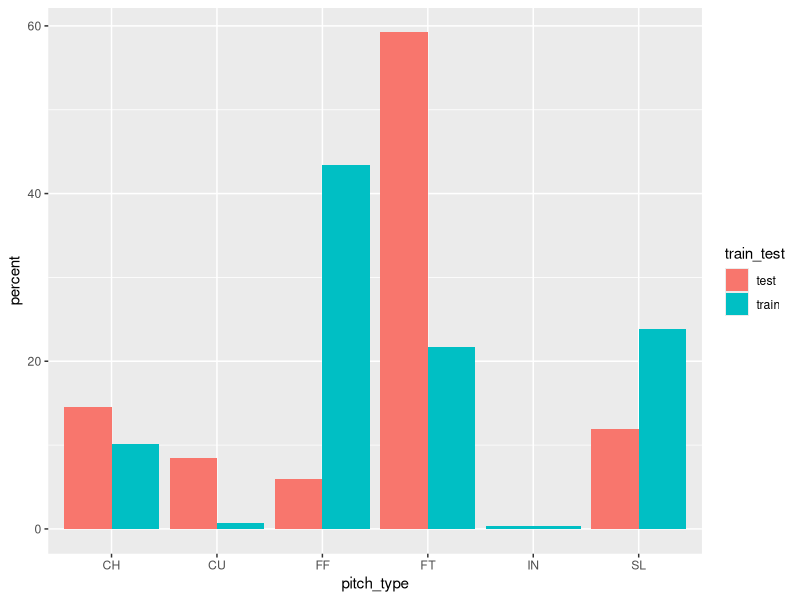
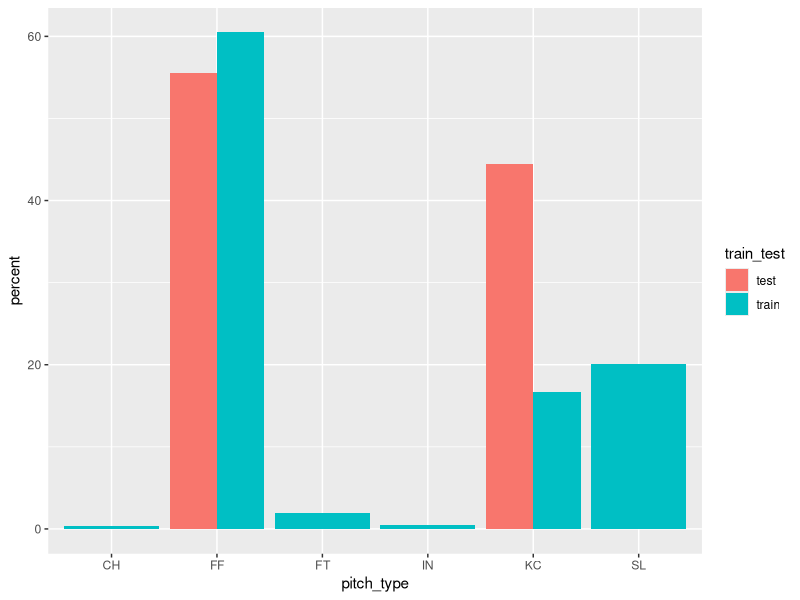
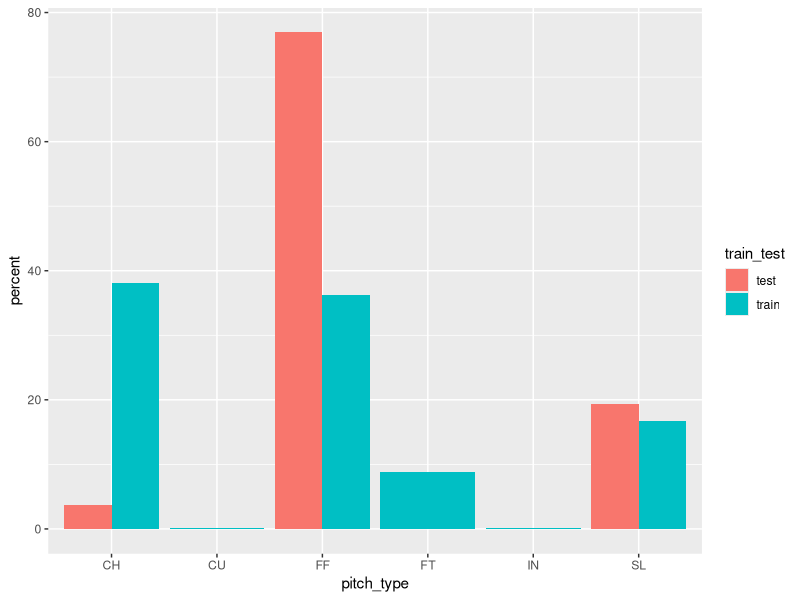
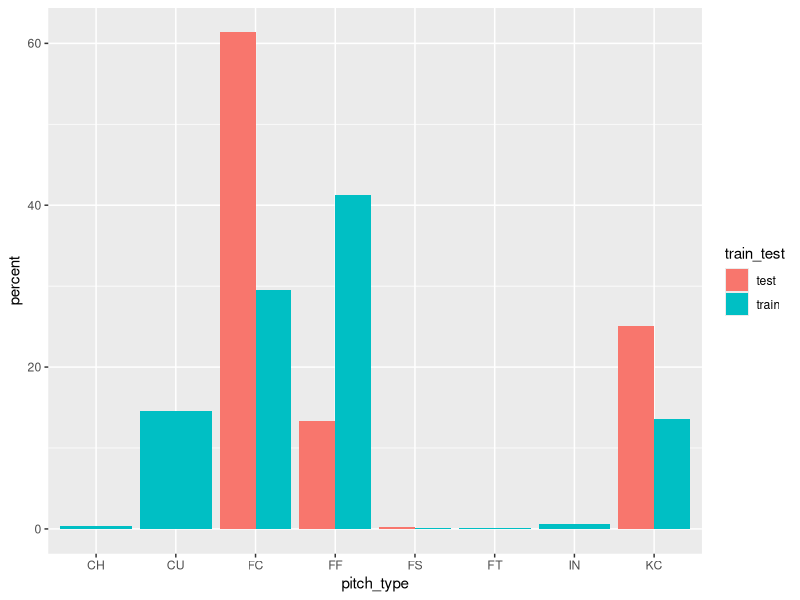

Reproduce these figures in R, in order.
library('ggplot2')

#df <- read.csv('pitch_freq.csv')
#
#ggplot(df, aes(x = pitch_id, y = value, group = variable)) +
#    geom_line(aes(color = variable))
#ggsave('pitch_freq.pdf')
#
#df2 <- read.csv('yearly_pitch_freq.csv')
#
#ggplot(df2, aes(x = year, y = value, group = variable)) +
#    geom_line(aes(color = variable))
#ggsave('yearly_pitch_freq.pdf')
#
#df3 <- read.csv('pitcher_vs_batter.csv')
#
#ggplot(df3, aes(x = count)) +
#    geom_histogram(binwidth = 1, fill = 'steelblue') +
#    scale_x_continuous(breaks = seq(0,150,10))
#ggsave('test.pdf')
#
#df4 <- read.csv('ab_vs_batter.csv')
#
#ggplot(df4, aes(x = count)) +
#    geom_histogram(binwidth = 1, fill = 'steelblue') +
#    scale_x_continuous(breaks = seq(0,30,5))
#ggsave('ab_count_vs_batters.pdf')
#
#df5 <- read.csv('pitch_freq_changes.csv')
#
#ggplot(df5, aes(x = pitch_type, y = percentage)) +
#    geom_boxplot()
#ggsave('pitch_freq_between_games.pdf')
#
#ggplot(df5, aes(x = game_id, y = percentage, group = pitch_type)) +
#    geom_line(aes(color = pitch_type))
#ggsave('test.pdf')
#
#df6 <- read.csv('pitch_freq_yearly_changes.csv')
#
#ggplot(df6, aes(x = year, y = percentage, group = pitch_type)) +
#    geom_line(aes(color = pitch_type))
#ggsave('test2.pdf')
#
#df7 <- read.csv('volatility.csv')
#
#ggplot(df7, aes(x = change_value)) +
#    geom_density(fill = 'steelblue')
#ggsave('pitcher_volatility.pdf')
#
df8 <- read.csv('top_vol.csv')

unique_pitchers <- unique(df8[, 'pitcher_id'])

for (pitcher in unique_pitchers) {
    df <- df8[df8$pitcher_id == pitcher, ]

    ggplot(df, aes(x = pitch_type, y = percent, fill = train_test)) +
        geom_bar(stat = 'identity', position = position_dodge()) 

    filename <- paste('vol', pitcher, sep = '_')
    ggsave(paste(filename, 'pdf', sep = '.'))   
}
#ggplot(df8, aes(x = pitch_type, y = percent, fill = train_test)) +
#    geom_bar(stat = 'identity', position = position_dodge()) +
#    facet_grid(pitcher_id ~ .)
#ggsave('test.pdf')
